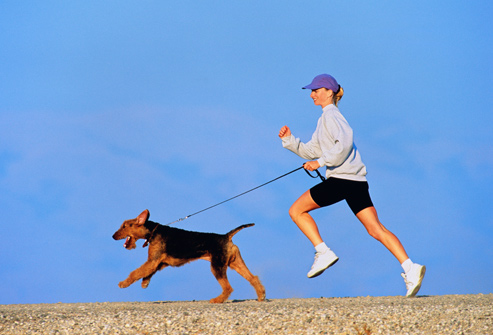
#> input picture 20211124/Images/img.jpg, 493 x 335 px
$ python NMS.py
#> lines starting #> are read from the running program, lines starting #| are printed output that depends on the picture; after the words box and inside, x2 and y2 are one past the last pixel; in counts of white or black regions, pixels touching at a corner belong together
import cv2
import numpy as np

def draw_boxes(frame, bbox_list, color=(255,0,0)):
	"""Draws all the boxes in the list of boxes, and displays confidence
		bbox_list = [box1,box2,box3....etc]
		box1 = [x1, y1, x2, y2, Class, confidence]
		To draw the box, we need only the coordinates,
		box1[:4] = [x1, y1, x2, y2]
		box1[5] = confidence"""
	for box in bbox_list:
		x1, y1, x2, y2 = box[:4]	# We need the (x1, y1) and (x2, y2) coordinates only
		conf = box[5]
		cv2.rectangle(frame, pt1=(x1, y1), pt2=(x2, y2), color=color, thickness=2)
		frame = cv2.putText(frame, str(conf), (x1, y1-5), cv2.FONT_HERSHEY_SIMPLEX , 0.5,
						(255, 255, 255), 1, cv2.LINE_AA) 	# Draw the IOU on the image
	return frame

def IOU(box1, box2):
	""" We assume that the box follows the format:
		box1 = [x1,y1,x2,y2], and box2 = [x3,y3,x4,y4],
		where (x1,y1) and (x3,y3) represent the top left coordinate,
		and (x2,y2) and (x4,y4) represent the bottom right coordinate """
	x1, y1, x2, y2 = box1
	x3, y3, x4, y4 = box2
	x_inter1 = max(x1, x3)
	y_inter1 = max(y1, y3)
	x_inter2 = min(x2, x4)
	y_inter2 = min(y2, y4)
	width_inter = abs(x_inter2 - x_inter1)
	height_inter = abs(y_inter2 - y_inter1)
	area_inter = width_inter * height_inter
	width_box1 = abs(x2 - x1)
	height_box1 = abs(y2 - y1)
	width_box2 = abs(x4 - x3)
	height_box2 = abs(y4 - y3)
	area_box1 = width_box1 * height_box1
	area_box2 = width_box2 * height_box2
	area_union = area_box1 + area_box2 - area_inter
	iou = area_inter / area_union
	return iou

def nms(boxes, conf_threshold=0.7, iou_threshold=0.4):
	"""
	The function performs nms on the list of boxes:
	boxes: [box1, box2, box3...]
	box1: [x1, y1, x2, y2, Class, Confidence]
	"""
	bbox_list_thresholded = []	# List to contain the boxes after filtering by confidence
	bbox_list_new = []			# List to contain final boxes after nms
	# Stage 1: (Sort boxes, and filter out boxes with low confidence)
	boxes_sorted = sorted(boxes, reverse=True, key = lambda x : x[5])	# Sort boxes according to confidence
	for box in boxes_sorted:
		if box[5] > conf_threshold:		# Check if the box has a confidence greater than the threshold
			bbox_list_thresholded.append(box)	# Append the box to the list of thresholded boxes
		else:
			pass
	#Stage 2: (Loop over all boxes, and remove boxes with high IOU)
	while len(bbox_list_thresholded) > 0:
		current_box = bbox_list_thresholded.pop(0)		# Remove the box with highest confidence
		bbox_list_new.append(current_box)				# Append it to the list of final boxes
		for box in bbox_list_thresholded:
			if current_box[4] == box[4]:				# Check if both boxes belong to the same class
				iou = IOU(current_box[:4], box[:4])		# Calculate the IOU of the two boxes
				if iou > iou_threshold:					# Check if the iou is greater than the threshold defined
					bbox_list_thresholded.remove(box)	# If there is significant overlap, then remove the box
	return bbox_list_new

def main():
	img = cv2.imread("Images/img.jpg")	# Read the image
#> img is the input picture: shape (335, 493, 3); mean B, G, R 208.9, 160.3, 121.9
	img = cv2.resize(img, (416, 416))	# Resize the image to be displayed on the screen
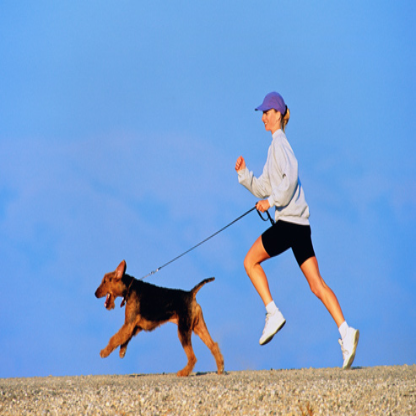
#> img: shape (416, 416, 3); mean B, G, R 208.8, 160.2, 121.8
	img_nms = img.copy()				# Create a copy of the image to draw on

	bbox_dog1 = [90, 261, 228, 378, "Dog", 0.9]		# Defining the different bounding boxes
	bbox_dog2 = [121, 290, 216, 374, "Dog", 0.6]
	bbox_dog3 = [49, 265, 243, 388, "Dog", 0.85]
	bbox_person1 = [234, 91, 359, 370, "Person", 0.95]
	bbox_person2 = [239, 116, 359, 374, "Person", 0.45]
	bbox_person3 = [234, 71, 359, 370, "Person", 0.92]
	bbox_list = [bbox_dog1, bbox_dog2, bbox_dog3, bbox_person1, bbox_person2, bbox_person3]	# Creating the list of the boxes

	bbox_list_new = nms(bbox_list, conf_threshold=0.7, iou_threshold=0.4)	# Call the function to perform NMS

	img = draw_boxes(img, bbox_list)				# Draw all the boxes before nms
#> the loop in draw_boxes, `for box in bbox_list:` made 6 passes
#> pass 3, in draw_boxes, `frame = cv2.putText(frame, str(conf), (x1, y1-5), cv2.FONT_HERSHEY_SIM..`:
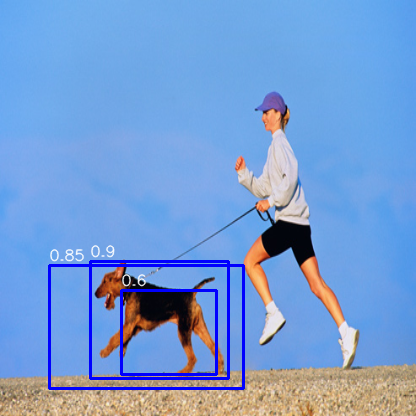
#> frame: shape (416, 416, 3); mean B, G, R 210.9, 156.5, 118.6
#> after the loop in draw_boxes, `for box in bbox_list:`:
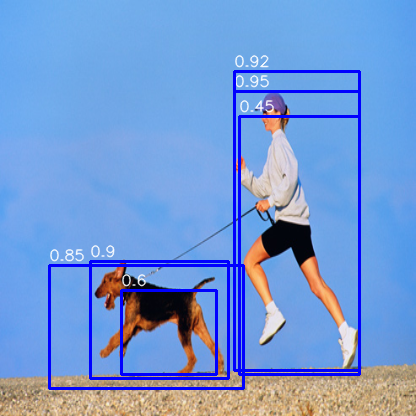
#> frame: shape (416, 416, 3); 2.96% of pixels changed, all inside (x1, y1, x2, y2) = (233, 54, 361, 376)
	img_nms = draw_boxes(img_nms, bbox_list_new)	# Draw all the boxes after nms
#> the loop in draw_boxes (call 2), `for box in bbox_list:` made 2 passes
#> pass 2, in draw_boxes (call 2), `frame = cv2.putText(frame, str(conf), (x1, y1-5), cv2.FONT_HERSHEY_SIM..`:
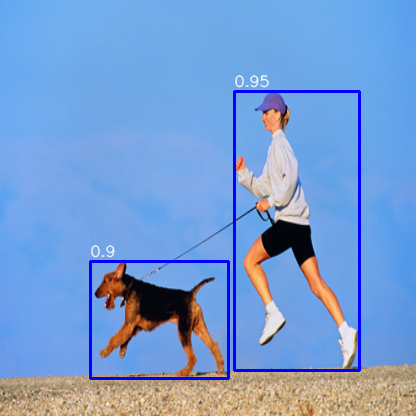
#> frame: shape (416, 416, 3); mean B, G, R 209.9, 156.6, 119.1
	img = cv2.putText(img, str("Before NMS"), (30, 30), cv2.FONT_HERSHEY_SIMPLEX , 1, 			# Write on the image before nms
						(0, 0, 0), 2, cv2.LINE_AA)
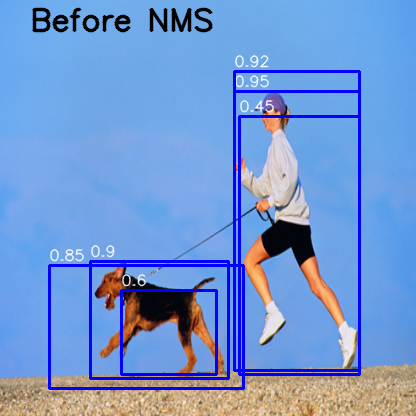
#> img: shape (416, 416, 3); 1.34% of pixels changed, all inside (x1, y1, x2, y2) = (32, 7, 213, 33)
	img_nms = cv2.putText(img_nms, str("After NMS"), (30, 30), cv2.FONT_HERSHEY_SIMPLEX , 1, 	# Write on the image after nms
						(0, 0, 0), 2, cv2.LINE_AA)
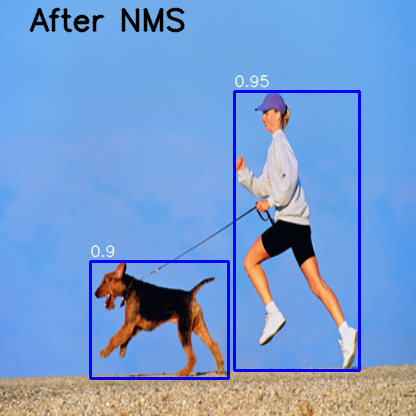
#> img_nms: shape (416, 416, 3); 1.11% of pixels changed, all inside (x1, y1, x2, y2) = (29, 7, 185, 33)
	cv2.imwrite("result.jpg", np.hstack((img, img_nms)))	# Write the image for reference
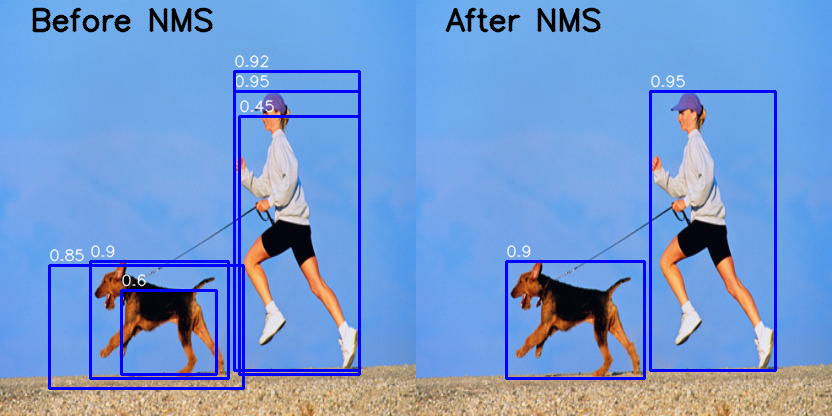
#> saved as result.jpg: shape (416, 832, 3); mean B, G, R 209, 153.1, 116.4
	cv2.imshow("IMG", np.hstack((img, img_nms)))	# Stack the images horizontally and display
	cv2.waitKey()	# Wait for any key to be pressed to exit

if __name__ == "__main__":
	main()
